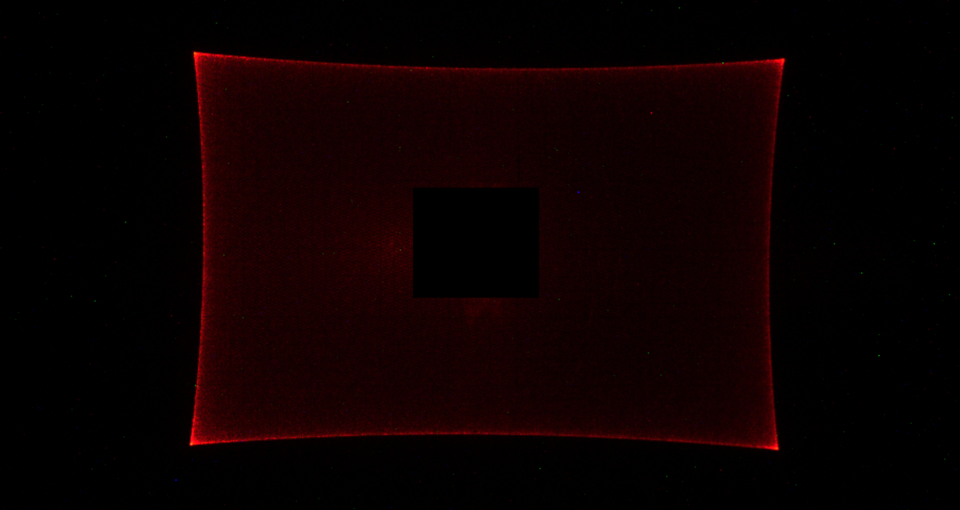
#> input picture test1.png, 1920 x 1020 px (shown at 1/2 size)
$ python get_fov.py
#> lines starting #> are read from the running program, lines starting #| are printed output that depends on the picture; long printed decimals are rounded
### fov_logging.py
# Deriving Angle Value by using High-precision amplitude evaluation device
# logging part

import numpy as np
import pandas as pd

class FovLogging():
    @classmethod
    def data_save_init(self):
        cols =["Time", "-x", "+x", "2x", "-y", "+y", "2y"]
        df = pd.DataFrame(columns=cols, dtype=object)
        return df

    @classmethod
    def data_save_add(self, df, dt_now, data):
        df.loc[len(df)] = np.append(dt_now, data)
        return df

    @classmethod
    def data_save_to_file(self, df, file_name="FOV_data.csv"):
        try:
            df.to_csv(file_name)
        except PermissionError as e:
            print(e)
            print(type(e))

### get_fov.py
# Deriving Angle Value by using High-precision amplitude evaluation device

import cv2
import matplotlib.pyplot as plt
import numpy as np
from datetime import datetime

# edge detection module
def cal_edge(img, th, axis=0, min_value=15, print_flag=False):
    if axis == 0:
        x = np.array(range(img.shape[1]))
    elif axis == 1:
        x = np.array(range(img.shape[0]))
    else:
        return

    y = np.average(img, axis = axis)
    if np.max(y) > min_value:
        y = y/np.max(y)
    else:
        y = y * 0

    flag  = True

    edge0 = np.where((y > th[0]) & (y < th[1]))[0]
    edge1 = np.where((y > th[2]) & (y < th[3]))[0]

    if len(edge0) == 0 or len(edge1) == 0:
        flag = False
    else:
        edge0 = edge0[0]
        edge1 = edge1[-1]

    if print_flag:
        print(edge0, edge1)

    return (edge0, edge1), flag

# x,y edge detection
def detect_edge(img, th, area):
    img_x = img[area[0]:area[1],:]
    img_y = img[:,area[2]:area[3]]

    edge_x, flag0 = cal_edge(img_x, th, axis=0)
    edge_y, flag1 = cal_edge(img_y, th, axis=1)

    return {"edge_x":edge_x, "edge_y":edge_y}, flag0 * flag1

# camera calibration
def X_Pixel_To_Lx(px):
    return 5*10**-6 * px**2 + 0.3703 *px - 583.05

def Y_Pixel_To_Ly(px):
    return 0.3825 *px - 388.46

def Pixel_To_L(func, px):
    return func(px)

# distance between
def L_To_Angle(L, Lz):
    return np.rad2deg(np.arctan(L/ Lz))

# parameter setting

# cal_func : calibration function length = func(px)
# Lz: distance between the screen and the MEMS mirror
# ignore: ignore area of ROI
# area: ROI for calculation
# th; threshold(xmin, xmax, ymin, ymax)

processing_params = {"cal_func": (X_Pixel_To_Lx, Y_Pixel_To_Ly),\
                     "Lz": 400,\
                     "ignore": [900,1110,1410,1650],\
                     "area" : (1010,1020,1525,1535),\
                     "th": (0.2,0.8,0.2,0.8)}

# get angle
def Get_Angle(img, axis=0, params=processing_params):
    cal_func = params["cal_func"]
    Lz = params["Lz"]
    ignore = params["ignore"]
    area = params["area"]
    th = params["th"]

    img[ignore[0]:ignore[1], ignore[2]:ignore[3]] = 0
    data, flag = detect_edge(img, th, area)

    if axis == 0 and flag == True:
        Lx_low, Lx_high = Pixel_To_L(cal_func[0], data["edge_x"][0]),\
                          Pixel_To_L(cal_func[0], data["edge_x"][1])

        return (L_To_Angle(Lx_low, Lz),\
               L_To_Angle(Lx_high, Lz),\
               -L_To_Angle(Lx_low, Lz) + L_To_Angle(Lx_high, Lz)), flag

    elif axis == 1 and flag == True:
        Ly_low, Ly_high = Pixel_To_L(cal_func[1], data["edge_y"][0]),\
                          Pixel_To_L(cal_func[1], data["edge_y"][1])

        return (L_To_Angle(Ly_low, Lz),\
               L_To_Angle(Ly_high, Lz),\
               -L_To_Angle(Ly_low, Lz) + L_To_Angle(Ly_high, Lz)), flag

    else:
        return (0.0, 0.0, 0.0), flag

draw_params = {"org_x":(100, 200), "org_y":(100, 400), "fontScale":4.0, "tickness":10}


# get angle data
def Get_Angle_data(img, params=processing_params, draw_params=draw_params):
    data_x, flag0 = Get_Angle(img, axis=0, params=params)
    data_y, flag1 = Get_Angle(img, axis=1, params=params)
    data = data_x + data_y
    img = overlay(img, data, draw_params)

    return img, flag0 * flag1, data_x, data_y


def overlay(img, data, draw_params):
    str_x = "X_angle = {}, {}, {}".format(format(data[0], ".1f"),
                                          format(data[1], ".1f"),
                                          format(data[2], ".1f"))
    str_y = "Y_angle = {}, {}, {}".format(format(data[3], ".1f"),
                                          format(data[4], ".1f"),
                                          format(data[5], ".1f"))

    img = img.copy()

    cv2.putText(img,
                text= str_x,
                org=draw_params["org_x"],
                fontFace=cv2.FONT_HERSHEY_SIMPLEX,
                fontScale=draw_params["fontScale"],
                color=(255, 255, 255),
                thickness=draw_params["tickness"],
                lineType=cv2.LINE_4)

    cv2.putText(img,
                text= str_y,
                org=draw_params["org_y"],
                fontFace=cv2.FONT_HERSHEY_SIMPLEX,
                fontScale=draw_params["fontScale"],
                color=(255, 255, 255),
                thickness=draw_params["tickness"],
                lineType=cv2.LINE_4)

    return img

def normal_test(file_name = "test.png", params=processing_params, draw_params=draw_params):
    # file
#> called with file_name = 'test1.png'
    file = "./" + file_name

    img0 = cv2.cvtColor(cv2.imread(file, 1), cv2.COLOR_BGR2GRAY)
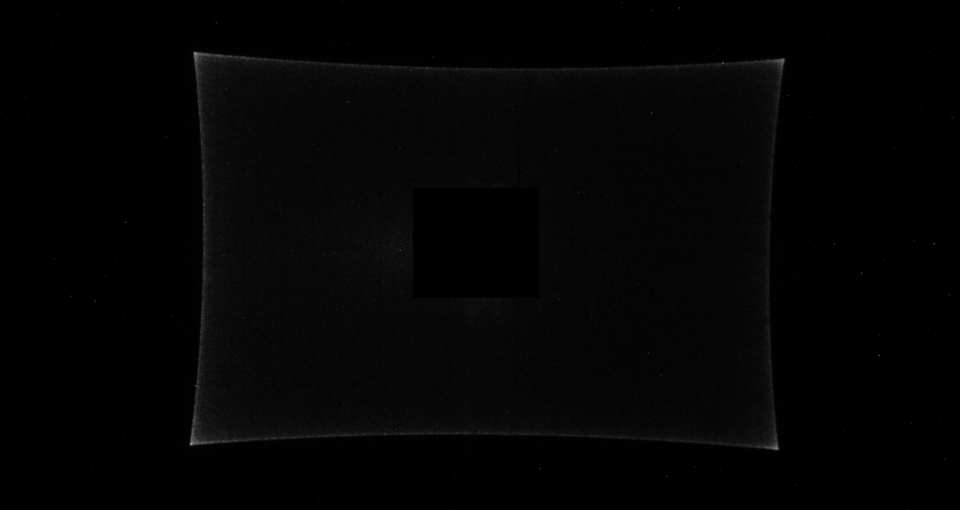
#> img0: shape (1020, 1920) (shown at 1/2 size); min 0, max 162, mean 3.8
    img1 = cv2.imread(file, 1)[:,:,::-1]

    # select filename
    plt.gray()
    plt.title("gray image")
    plt.imshow(img0)
    plt.show()

    # Overlay
    img1, flag, x, y = Get_Angle_data(img1, params=params, draw_params=draw_params)
#> in Get_Angle, `img[ignore[0]:ignore[1], ignore[2]:ignore[3]] = 0`:
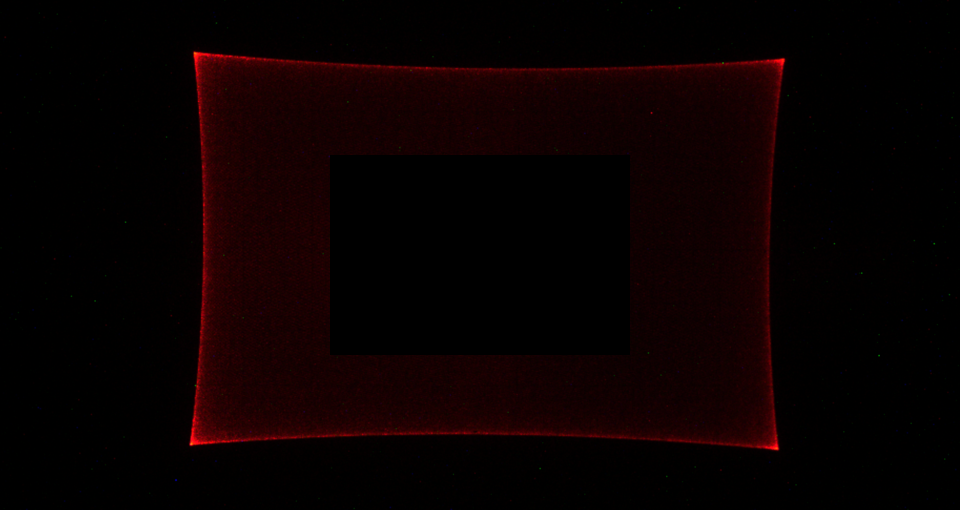
#> img: shape (1020, 1920, 3) (shown at 1/2 size); mean R, G, B 9.6, 0.3, 0.5
#> in cal_edge, `y = np.average(img, axis = axis)`: y = 1920 rows, first 8: [0, 0.1, 0], [0, 0.1, 0], [0, 0, 0], [0, 0, 0], [0, 0, 0], [0, 0, 0], [0, 0.05, 0], [0.05, 0.1, 0]
#> in cal_edge, `y = y/np.max(y)`: y = 1920 rows, first 8: [0, 0.000697, 0], [0, 0.000697, 0], [0, 0, 0], [0, 0, 0], [0, 0, 0], [0, 0, 0], [0, 0.000348, 0], [0.000348, 0.000697, 0]
#> in cal_edge, `edge0 = np.where((y > th[0]) & (y < th[1]))[0]`: edge0 = 182 values from 405 to 1539
#> in cal_edge, `edge0 = edge0[0]`: edge0 = 405
#> in cal_edge, `edge1 = edge1[-1]`: edge1 = 1539
#> in detect_edge, `edge_x, flag0 = cal_edge(img_x, th, axis=0)`: edge_x = (405, 1539); flag0 = True
#> in cal_edge (call 2), `y = np.average(img, axis = axis)`: y = 1020 rows, first 8: [0.15, 0.7, 0.2], [0.2, 0.15, 0.05], [0.1, 0, 0.05], [0, 0, 0], [0.15, 0, 0], [0.35, 0, 0], [0.75, 0.05, 0], [1.05, 0.1, 0]
#> in cal_edge (call 2), `y = y/np.max(y)`: y = 1020 rows, first 8: [0.0017, 0.00795, 0.00227], [0.00227, 0.0017, 0.000568], [0.00114, 0, 0.000568], [0, 0, 0], [0.0017, 0, 0], [0.00398, 0, 0], [0.00852, 0.000568, 0], [0.0119, 0.00114, 0]
#> in detect_edge, `edge_y, flag1 = cal_edge(img_y, th, axis=1)`: edge_y = (135, 870); flag1 = True
#> in Get_Angle, `data, flag = detect_edge(img, th, area)`: data = {'edge_x': (405, 1539), 'edge_y': (135, 870)}; flag = 1
#> in func_x, `y = a * (px - b)`: y = -555
#> in Get_Angle, `Lx_low, Lx_high = Pixel_To_L(cal_func[0], data["edge_x"][0]),\ Pixel_T..`: Lx_high = 579
#> in Get_Angle_data, `data_x, flag0 = Get_Angle(img, axis=0, params=params)`: data_x = (-28.55, 29.58, 58.13); flag0 = 1
#> in cal_edge (call 3), `y = np.average(img, axis = axis)`: y = 1920 rows, first 8: [0, 0.1, 0], [0, 0.1, 0], [0, 0, 0], [0, 0, 0], [0, 0, 0], [0, 0, 0], [0, 0.05, 0], [0.05, 0.1, 0]
#> in cal_edge (call 3), `y = y/np.max(y)`: y = 1920 rows, first 8: [0, 0.000697, 0], [0, 0.000697, 0], [0, 0, 0], [0, 0, 0], [0, 0, 0], [0, 0, 0], [0, 0.000348, 0], [0.000348, 0.000697, 0]
#> in cal_edge (call 4), `y = np.average(img, axis = axis)`: y = 1020 rows, first 8: [0.15, 0.7, 0.2], [0.2, 0.15, 0.05], [0.1, 0, 0.05], [0, 0, 0], [0.15, 0, 0], [0.35, 0, 0], [0.75, 0.05, 0], [1.05, 0.1, 0]
#> in cal_edge (call 4), `y = y/np.max(y)`: y = 1020 rows, first 8: [0.0017, 0.00795, 0.00227], [0.00227, 0.0017, 0.000568], [0.00114, 0, 0.000568], [0, 0, 0], [0.0017, 0, 0], [0.00398, 0, 0], [0.00852, 0.000568, 0], [0.0119, 0.00114, 0]
#> in func_y, `y = a * (px - b)`: y = -375
#> in Get_Angle_data, `data_y, flag1 = Get_Angle(img, axis=1, params=params)`: data_y = (-20.19, 19.44, 39.63); flag1 = 1
#> in Get_Angle_data, `data = data_x + data_y`: data = (-28.55, 29.58, 58.13, -20.19, 19.44, 39.63)
#> in overlay, `str_x = "X_angle = {}, {}, {}".format(format(data[0], ".1f"), format(d..`: str_x = 'X_angle = -28.6, 29.6, 58.1'
#> in overlay, `str_y = "Y_angle = {}, {}, {}".format(format(data[3], ".1f"), format(d..`: str_y = 'Y_angle = -20.2, 19.4, 39.6'
#> in overlay, `cv2.putText(img, text= str_y, org=draw_params["org_y"], fontFace=cv2.F..`:
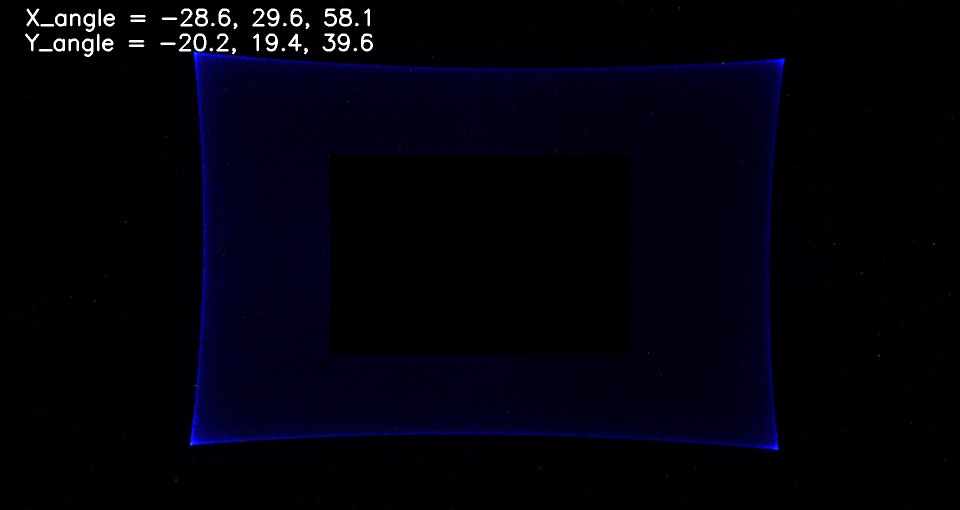
#> img: shape (1020, 1920, 3) (shown at 1/2 size); mean of channels 0, 1, 2 11.3, 1.9, 2.2; drawn as B, G, R
#> flag = 1; x = (-28.55, 29.58, 58.13); y = (-20.19, 19.44, 39.63)
    print("flag, x, y = ", flag, x, y)
#| flag, x, y =  1 (-28.551, 29.581, 58.133) (-20.186, 19.440, 39.626)
    plt.title("Overray")
    plt.imshow(img1)
    plt.show()

def average_test(file_name = "test.png", params=processing_params, draw_params=draw_params):
#> called with file_name = 'test1.png'
    from fov_logging import FovLogging

    # file load
    file = "./" + file_name
    img_array = []
    for i in range(10):
        img_array.append(cv2.imread(file, 1)[:,:,::-1])

    num_average = 5                                               # num_average
#> num_average = 5
    M = np.zeros((num_average, 6))                                # data strage Matrix

    df = FovLogging.data_save_init()                                         # save data initialize

    for i in range(10):
        dt_now = datetime.now().strftime('%Y/%m/%d %H:%M:%S')
        M = np.roll(M, -1 ,axis=0)                                # data shift
        img = img_array[i]                                        # image input
        x_data, flag0 = Get_Angle(img, axis=0, params=params)                    # get x_data
        y_data, flag1 = Get_Angle(img, axis=1, params=params)                    # get y_data

        if flag0 * flag1 == True:
            V_in = np.concatenate([x_data, y_data], 0)            # get data
            M[-1][:] = V_in                                       # data input
            V_out = np.average(M, axis=0)                         # data average
        else:
            V_out = np.zeros(6)                                   # data is zero

        df = FovLogging.data_save_add(df, dt_now, V_out)          # save data add
        img = overlay(img, V_out, draw_params=draw_params)        # image overlay

        plt.title("Average Test")
        plt.imshow(img)
        plt.show()

    FovLogging.data_save_to_file(df)                              # save data to file

if __name__ == '__main__':

    def func_x(px, a=1, b=960):
        y = a * (px - b)
        return y

    def func_y(px, a=1, b= 510):
        y = a * (px - b)
        return y


    processing_params = {"cal_func": (func_x, func_y),\
                         "Lz": 1020,\
                         "ignore": [310,710,660,1260],\
                         "area" : (500,520,950,970),\
                         "th": (0.2,0.8,0.2,0.8)}

    draw_params = {"org_x":(50, 50), "org_y":(50, 100), "fontScale":1.5, "tickness":3}

    normal_test(file_name = "test1.png", params=processing_params, draw_params=draw_params)
    average_test(file_name = "test1.png", params=processing_params, draw_params=draw_params)
